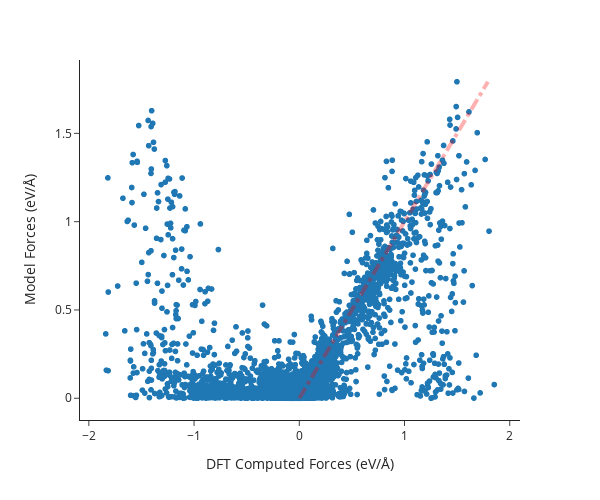

Notebook code cell kept with this figure:
### Code cell
# Read in the model
model = torch.load(os.path.join(artifact_dir_forces, "reaction_model.pt"), map_location=torch.device('cpu'))

outputs = []
expecteds = []

for idx, data in enumerate(validation_loader):
    output = model(data)
    output = output.detach().numpy()

    expected = data.forces_transition_state
    expected = expected.detach().numpy()

    outputs.extend(output.tolist())
    expecteds.extend(expected.tolist())


outputs = np.array(outputs).flatten()
expecteds = np.array(expecteds).flatten()

outputs *= ase_units.Ha
outputs /= ase_units.Bohr
expecteds *= ase_units.Ha
expecteds /= ase_units.Bohr

print(f"Number of points: {len(outputs)}")
mae = np.mean(np.abs(outputs - expecteds))
print(f"Mean absolute error: {mae:.3f} eV/Å")

fig = px.scatter(x=expecteds, y=outputs, template="simple_white")
# fig.update_layout(title="Parity plot of the output vs. expected barriers")
fig.update_xaxes(title_text="DFT Computed Forces (eV/Å)")
fig.update_yaxes(title_text="Model Forces (eV/Å)")
# Set x and y axes to be greater than 0
# fig.update_xaxes(range=[0, outputs.max()])
# fig.update_yaxes(range=[0, outputs.max()])
# Draw the parity line
fig.add_shape(
    type="line",
    x0=outputs.min(),
    y0=outputs.min(),
    x1=outputs.max(),
    y1=outputs.max(),
    line=dict(
        color="Red",
        width=4,
        dash="dashdot",
    )
)
# Reduce the aspect ratio
fig.update_layout(
    autosize=False,
    width=600,
    height=500,
)


fig.show()

### Figure 1 — Plotly figure (JSON) as saved in the notebook; plotly's stock layout.template omitted (floating-point values rounded to 4 significant figures; data arrays with more than 128 entries replaced by an {"elided": "..."} marker saying what was removed)
{"data": [{"hovertemplate": "x=%{x}<br>y=%{y}<extra></extra>", "legendgroup": "", "marker": {"color": "#1F77B4", "symbol": "circle"}, "mode": "markers", "name": "", "showlegend": false, "type": "scattergl", "x": {"elided": "10815 float values"}, "xaxis": "x", "y": {"elided": "10815 float values"}, "yaxis": "y"}], "layout": {"autosize": false, "height": 500, "legend": {"tracegroupgap": 0}, "margin": {"t": 60}, "shapes": [{"line": {"color": "Red", "dash": "dashdot", "width": 4}, "type": "line", "x0": 1.691e-06, "x1": 1.792, "y0": 1.691e-06, "y1": 1.792}], "width": 600, "xaxis": {"anchor": "y", "domain": [0, 1], "title": {"text": "DFT Computed Forces (eV/Å)"}}, "yaxis": {"anchor": "x", "domain": [0, 1], "title": {"text": "Model Forces (eV/Å)"}}}}
